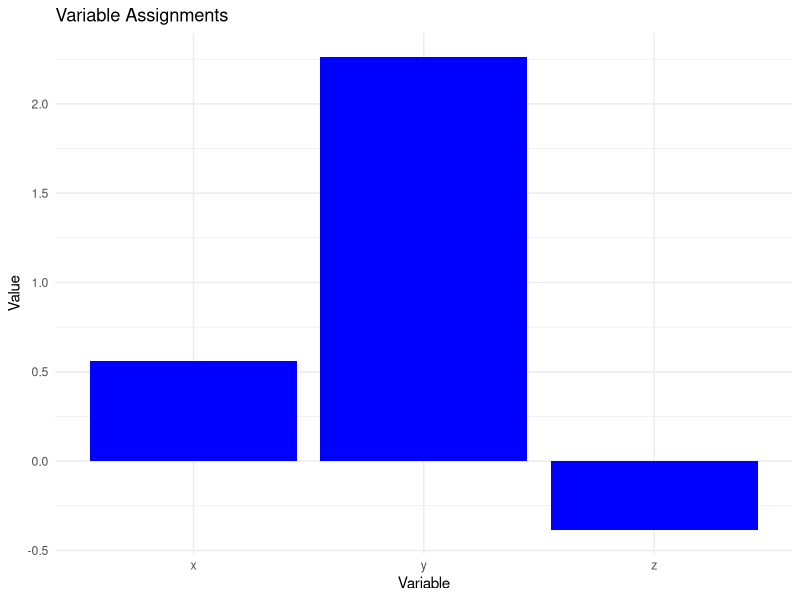

Recreate this plot in R.
# This code is used to calculate a linear equation 
# 4x + 2y +2z = 6
# x + 4y -z = 10
# 5x + y - 5z = 7
#  it solve the above system of linear equation

matrix_eqn <- matrix(c(4, 2, 2, 1, 4, -1, 5, 1, -5), nrow= 3, ncol = 3, byrow = TRUE)
print(matrix_eqn)
output <- matrix(c(6, 10, 7), ncol = 1, nrow = 3, byrow = TRUE)
print(output)

my_final_results <- solve(matrix_eqn, output)
variable_assignment <- c(x = my_final_results[1], y = my_final_results[2], z = my_final_results[3])
print(variable_assignment)

#this command is used to plot the above
library(ggplot2)
library(dplyr)
assignment_df <- data.frame(variable = names(variable_assignment), value = variable_assignment)

# Create a bar plot
ggplot(assignment_df, aes(x = variable, y = value)) +
  geom_bar(stat = "identity", fill = "blue") +
  labs(title = "Variable Assignments", x = "Variable", y = "Value") +
  theme_minimal()
